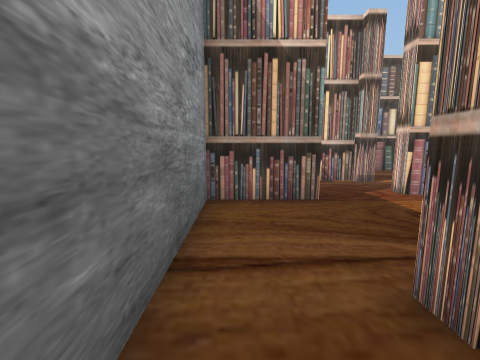
View 1 (above)

16 first-person views from a walk through a Unity game level. The camera is 1.3 m above the floor, tilts 8° down and sees 90° across. The floor is counted in squares, 1 m on a side. Each view is taken from the middle of a square. On the plan, view 1 faces up. The plan holds only what a view shows up to about 12 squares ahead; the rest is blank. Some animated figures are not drawn.

View 2
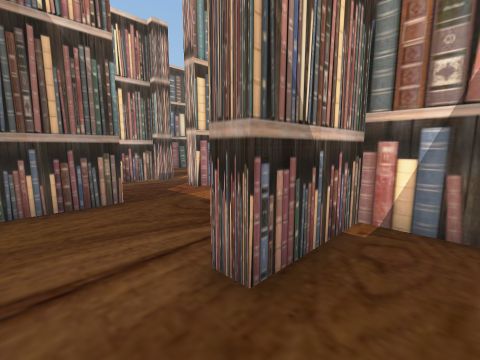

View 3
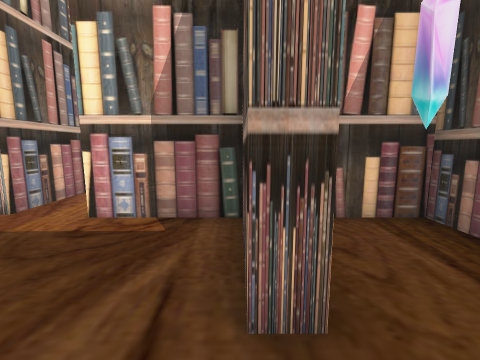

View 4
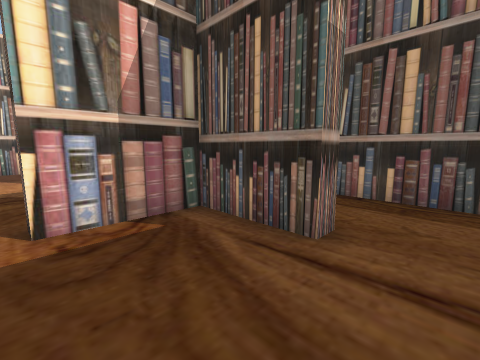

View 5
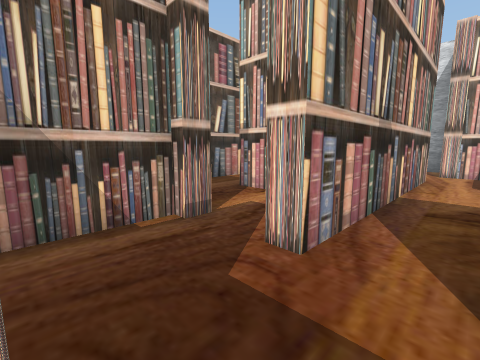

View 6
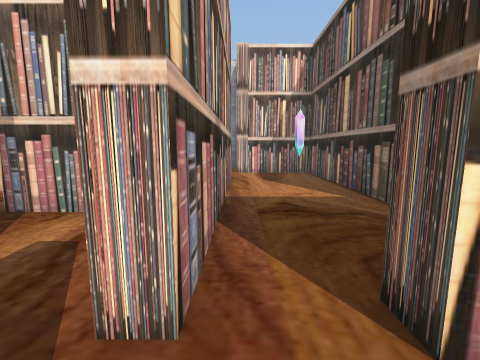

View 7
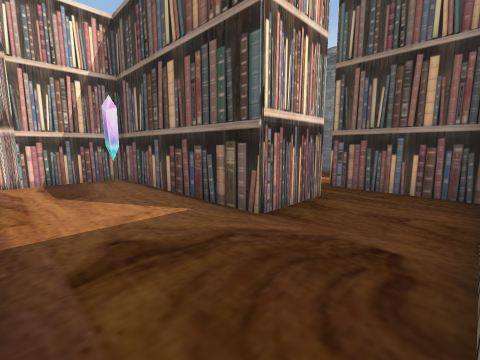

View 8
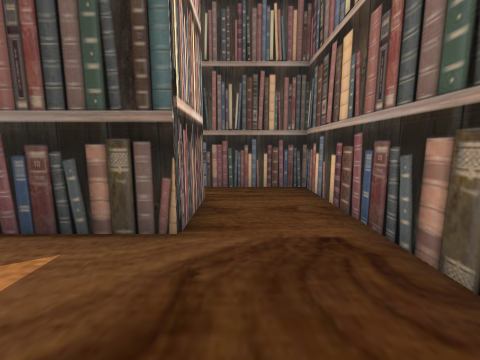

View 9
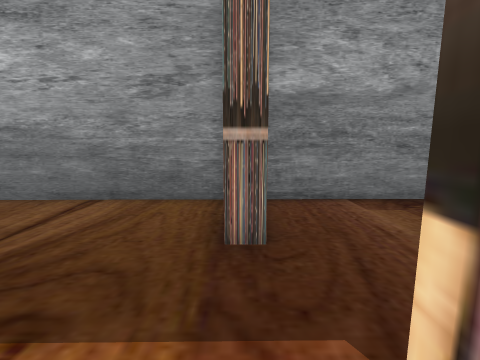

View 10
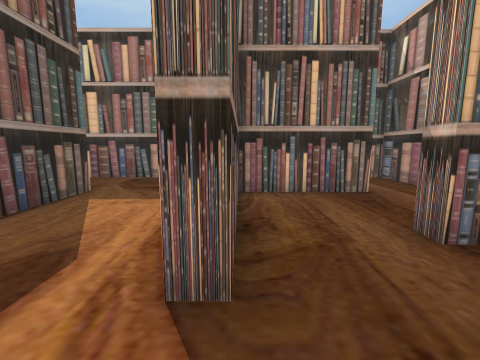

View 11
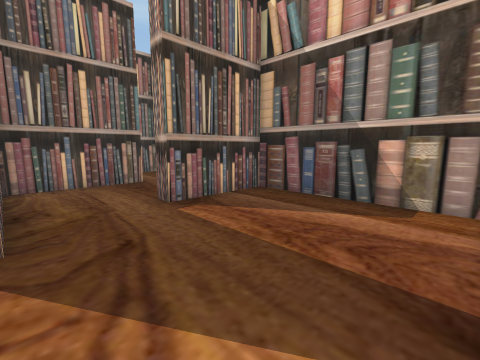

View 12
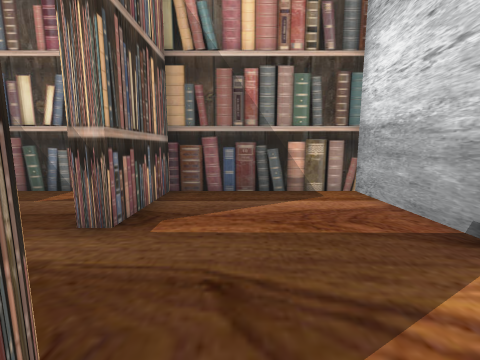

View 13
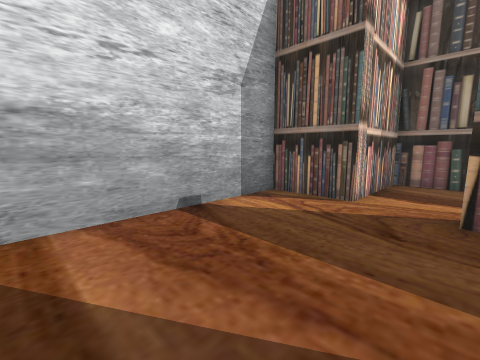

View 14
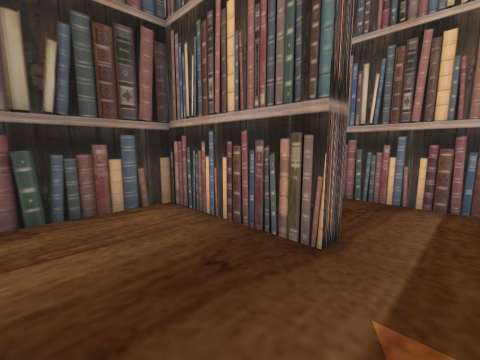

View 15
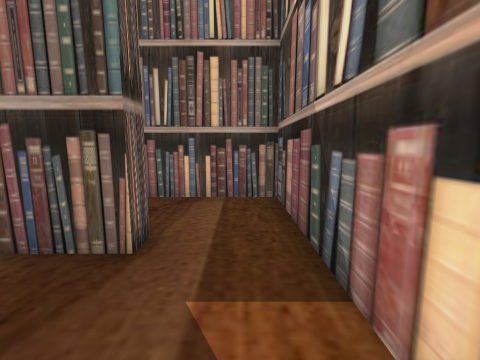

View 16
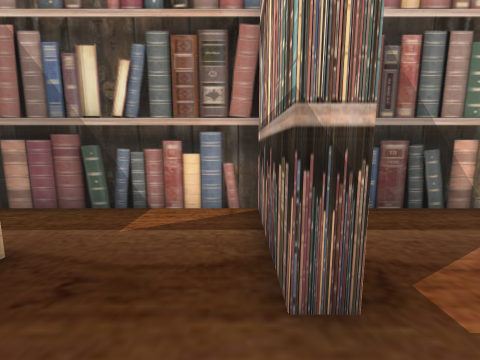

### Floor plan
Ten units are one square. View 1 is at (0, 0); x grows to the right and y downward. Boxes are objects, and circles mark ways between rooms. Rooms are numbered by the first view taken in them; rooms with no view inside come last. Other rooms are left out.
<svg viewBox="-13 -135 192 156">
<path fill="none" stroke="#000" d="M-1 14 43 14 43 -14 15 -14M-7 -16 -7 -1M19 -64 19 -58 -8 -58 -7 -16M45 -64 45 -71M15 -14 15 -19 43 -19 43 -48M-8 -85 -8 -66M43 -91 19 -91M49 -41 49 -4M79 0 79 -25 150 -25 150 -62M131 -64 45 -64M43 -48 50 -48M150 -62 174 -61 174 -130 119 -130 119 -97 114 -97M114 -69 131 -69 131 -64M114 -97 114 -130 74 -130M77 -107 82 -107 82 -70 114 -69M50 -87 43 -87M77 -91 77 -107M49 -105 49 -95M74 -130 49 -130 49 -105M49 -4 49 16 75 16"/>
<circle cx="5" cy="-20" r="3" fill="#2a7"/>
<circle cx="50" cy="-55" r="3" fill="#2a7"/>
<circle cx="50" cy="-80" r="3" fill="#2a7"/>
<circle cx="140" cy="-60" r="3" fill="#2a7"/>
<circle cx="65" cy="-15" r="3" fill="#2a7"/>
<circle cx="120" cy="-85" r="3" fill="#2a7"/>
<circle cx="80" cy="-115" r="3" fill="#2a7"/>
<circle cx="65" cy="-95" r="3" fill="#2a7"/>
<text x="10" y="0">1</text>
<text x="20" y="-50">2</text>
<text x="90" y="-40">3</text>
<text x="150" y="-90">4</text>
<text x="100" y="-100">5</text>
<text x="60" y="-90">6</text>
<text x="60" y="-120">7</text>
<text x="60" y="0">8</text>
</svg>
Room 1 opens to room 2. Room 2 opens to room 3. Room 2 opens to room 6. Room 3 opens to room 4. Room 3 opens to room 8. Room 4 opens to room 5. Room 5 opens to room 7. Room 6 opens to room 7.

Where each view was taken, in squares from view 1:
view 1: 0 up, 0 right, facing up
view 2: 0 up, 0 right, facing up-right
view 3: 2 up, 0 right, facing right
view 4: 5 up, 0 right, facing down-right
view 5: 5 up, 2 right, facing up-right
view 6: 6 up, 3 right, facing right
view 7: 6 up, 5 right, facing down-right
view 8: 6 up, 7 right, facing down
view 9: 6 up, 5 right, facing left
view 10: 7 up, 15 right, facing left
view 11: 7 up, 17 right, facing up-left
view 12: 6 up, 14 right, facing up
view 13: 12 up, 13 right, facing down-right
view 14: 12 up, 11 right, facing down-left
view 15: 12 up, 11 right, facing left
view 16: 8 up, 11 right, facing up
